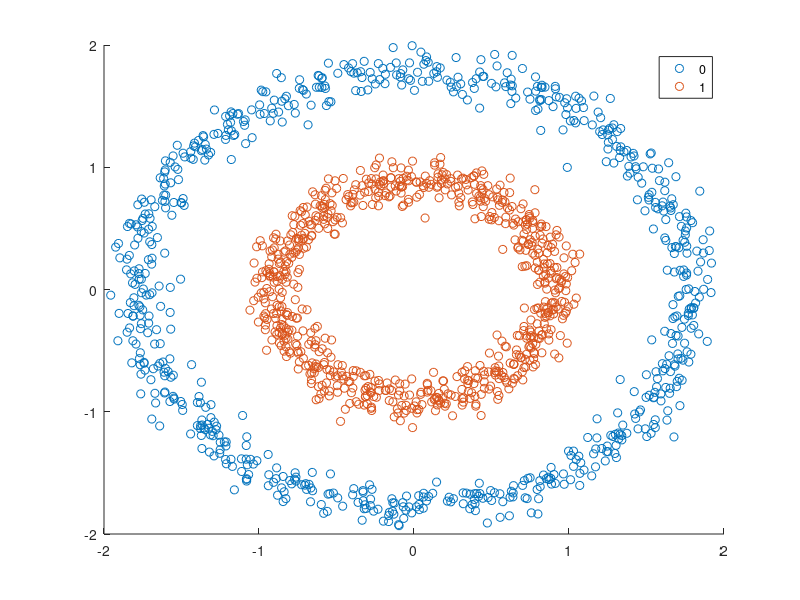

Recreate this plot in MATLAB. (Note: this script raises an error after producing the figure.)
path('../DistributedCoresetAndPCA', path())

%%
clear;
P=importdata('spiral.csv');
Pwclass = P;
P=P(:,1:2);

sigma_1 = 0.1;
sigma_2 = 0.1;
NOISE = mvnrnd([0,0], [sigma_1,0;0,sigma_2], round(size(P,1)));
%P = vertcat(P, NOISE);
P = P + NOISE;
%%
clear;
clc;
Pwclass=importdata('noisy_circles.csv'); % Use parameter $\sigma=0.1$
gscatter(Pwclass(:,1),Pwclass(:,2),Pwclass(:,3))
% adding noise
P = Pwclass(:,1:2);
%%
K = length(unique(Pwclass(:,3))); % it can be manually set also!
A = pdist2(P,P);

N = length(Pwclass(:,3));
RLABELS = unique(Pwclass(:,3));
max_global_score=0;
best_param=-1;
for i=0.75:0.01:3
    try
    %[labels, W] = SpectralClustering(P, 3, i);
    [~, labels, ~] = SpectralClustering(A, K, i, true);
    
    catch ME
        display(sprintf('Errors occurred when computing EVals for parameter sigma=%d',i));
        continue;
    end
    sum_p = 0;
    sum_e = 0;
    
    %for k=unique(labels)
    WLABELS = unique(labels);
     for k=1:length(WLABELS)
        %find the class with max inters.
        maxi_len = 0;
        maxi_class = -1;
        k_labeled = find(labels == WLABELS(k));
        
        for j=1:length(RLABELS)
            j_labeled = find(Pwclass(:,3) == RLABELS(j) );
            int_len = length(intersect(j_labeled, k_labeled) );
            
            if int_len > maxi_len
                maxi_len = int_len;
                maxi_class = RLABELS(j);
            end
        end
        
        sum_p = sum_p + maxi_len;        
        sum_e = sum_e + (length(k_labeled)/N) * log(length(k_labeled)/N);
     end
    
    purity = sum_p / N;
    entropy = -sum_e;
    global_score = (2*purity*(2-entropy))/(purity+(2-entropy));
    if max_global_score < global_score
        max_global_score=global_score;
        best_param=i;
        
    end
end

%[labels, W] = SpectralClustering(P, 3, best_param);

%A = pdist2(P,P);

[centers, labels, W] = SpectralClustering(A, K, best_param, true);
%%
% 
% $$e^{\pi i} + 1 = 0$$
% 

gscatter(P(:,1),P(:,2),labels(:,1))
%%